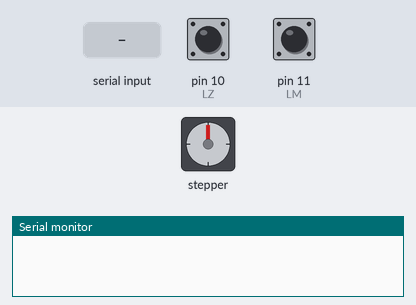
This sketch was run on a simulated Arduino Uno, built with avr-gcc and run on an emulated ATmega328P. Shown: stepper motor, the last lines printed to the serial monitor. Wiring (inferred from the names in the program): stepper motor driver (200 steps per turn assumed): step pin 9; direction pin 8. Inputs (shaded band) come from the test bench; at power-on: pin 11 (LM) HIGH, pin 10 (LZ) HIGH.

Above: at 1.2 s.
1.3 s: "MOVEREL 1\n" received over Serial
At 3.3 s:
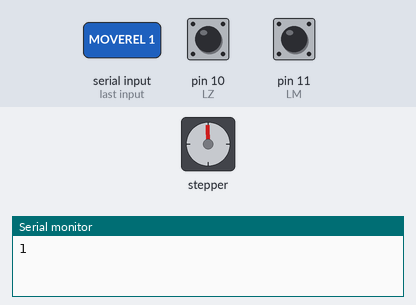
3.8 s: "MOVEREL 150\n" received over Serial
At 6.0 s:
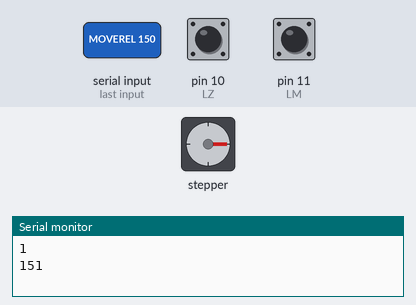
6.4 s: "ZERO\n" received over Serial
9.4 s: pin 11 (LM) pulled LOW for 0.15 s
11.0 s: "MOVEABS 150\n" received over Serial
At 12.8 s:
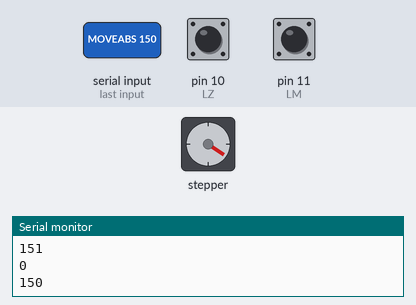
13.6 s: "MOVEREL 150\n" received over Serial
At 15.9 s:
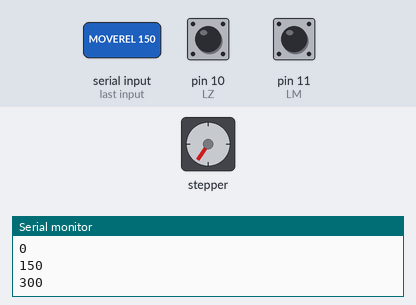
Timing chart, 0 to 17.2 s (numbered marks = the images above; inputs shaded):
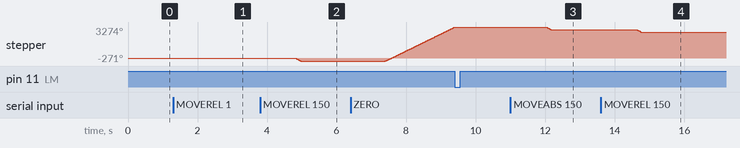

The sketch:

serialParse.ino
```cpp
long pos = 0;
String incomingStr;
#define MAX 40000
#define PUL 9
#define DIR 8

#define LZ 10
#define LM 11

void setup() {

  // configure pins to controll the stepper motor

  pinMode(PUL,OUTPUT);  // set Pin9 as PUL
  pinMode(DIR,OUTPUT);  // set Pin8 as DIR
  Serial.begin(9600);

  // configure pins for the limit switches

  pinMode(LZ, INPUT_PULLUP);
  pinMode(LM, INPUT_PULLUP);
}

void loop() {
  handleSerial();
}

/*
 * Function: handleSerial
 * ----------------------------
 * reads the serial input.
 */
void handleSerial() {

  while (Serial.available() > 0) {

  const char fda = '\n';

  incomingStr = Serial.readStringUntil('\r');  // read until timeout
  incomingStr.trim();                            // remove and \r \n whitespace at the end of the String
  parseStr(incomingStr);                         // parse the incoming String

 }
}

/*
 * Function: parseStr
 * ----------------------------
 * parses the input string read in through serial
 */
void parseStr(String command){

  /*
   * Check for relative movement command
   */
  if (command.indexOf("MOVEREL") != -1) {
    int index = command.indexOf(" ");           // split string
    String sub_s = command.substring(index,-1); // find number of pulses
    sub_s.trim();                               // trim str
    long i = sub_s.toInt();                      // convert str to int

    // check movement direction of stage
    if(i > 0) {
      moveStageUp(i);       // move stage up
    } else if (i < 0) {
      moveStageDown(-i);    // move stage down
    }

    // print stage position
    Serial.println(pos);

    return;
  }
  /*
   * check for absolute movement command
   */
  if (command.indexOf("MOVEABS") != -1) {
    int index = command.indexOf(" ");           // split string
    String sub_s = command.substring(index,-1); // find number of pulses
    sub_s.trim();                               // trim str
    long i = sub_s.toInt();                     // convert str to int

    moveAbs(i);   // move stage

    // print stage position
    Serial.println(pos);


    return;
  }
  /*
   * read the value of the zero limit switch
   */
  if (command.indexOf("READLZ") != -1){

    int sensorVal = digitalRead(LZ);
    Serial.println(sensorVal);

    return;
  }
  /*
   * read the value of the max limit switch
   */
  if (command.indexOf("READLM") != -1){

    int sensorVal = digitalRead(LM);
    Serial.println(sensorVal);

    return;
  }
  if (command.indexOf("POS?") != -1){

    Serial.println(pos);

    return;
  }
  /* TODO:
   * command to zero the system
   */
  if (command.indexOf("ZERO") != -1) {
    zero();
    Serial.println(pos);
    return;
  }

  Serial.println("ERROR");

}

void moveAbs(long i){
  long c = i - pos;
  if(c > 0) {
    moveStageUp(c);       // move stage up
  } else if (c < 0) {
    moveStageDown(-c);    // move stage down
  }
}

void moveStageDown(long i){
  digitalWrite(DIR,HIGH);     // set high level direction
  delayMicroseconds(10);
  for(long x = 0; x < i; x++) // repeat 400 times a revolution when setting 400 on driver
  {
    if(pos > 0){

      if(digitalRead(LM) == HIGH){
        digitalWrite(PUL,HIGH); // output high
        delayMicroseconds(500); // set rotate speed
        digitalWrite(PUL,LOW);  // output low
        delayMicroseconds(500); // set rotate speed
        pos = pos - 1;
      } else {
        break;
      }
    } else {
      break;
    }
  }
}


void zero(){
  digitalWrite(DIR,HIGH);     // set high level direction
  delayMicroseconds(10);
  while(digitalRead(LM) == HIGH){
    digitalWrite(PUL,HIGH); // output high
    delayMicroseconds(500); // set rotate speed
    digitalWrite(PUL,LOW);  // output low
    delayMicroseconds(500); // set rotate speed
  }
  pos = 0;
}

void moveStageUp(long i){
  digitalWrite(DIR,LOW); // set high level direction
  delayMicroseconds(10);
  for(long x = 0; x < i; x++)
  {
    if(digitalRead(LZ) == HIGH){
      if(pos < MAX){
        digitalWrite(PUL,HIGH);
        delayMicroseconds(500);
        digitalWrite(PUL,LOW);
        delayMicroseconds(500);
        pos = pos + 1;
      } else {
        break;
      }
    } else {
      break;
    }
  }
}
```

Measured:
- after the input at 3.8 s, stepper: turns 270° counter-clockwise in 0.15 s, starting after 1.0 s
- after the input at 6.4 s, stepper: keeps turning clockwise at about 1778°/s, starting after 1.0 s
- after the input at 11.0 s, stepper: turns 270° counter-clockwise in 0.15 s, starting after 1.0 s
- after the input at 13.6 s, stepper: turns 270° counter-clockwise in 0.15 s, starting after 1.0 s
